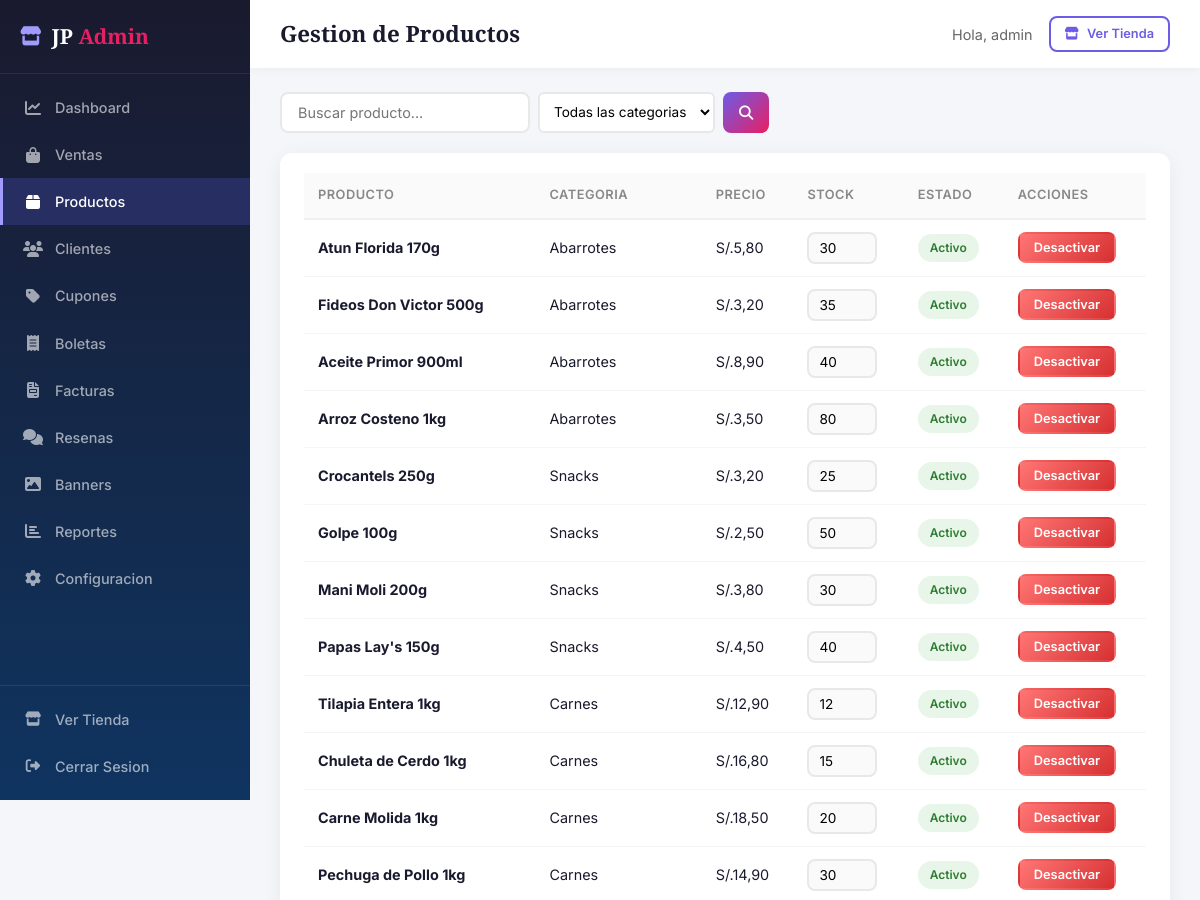
Before: /panel-admin/productos/ (signed in, upper part) with the older database file.
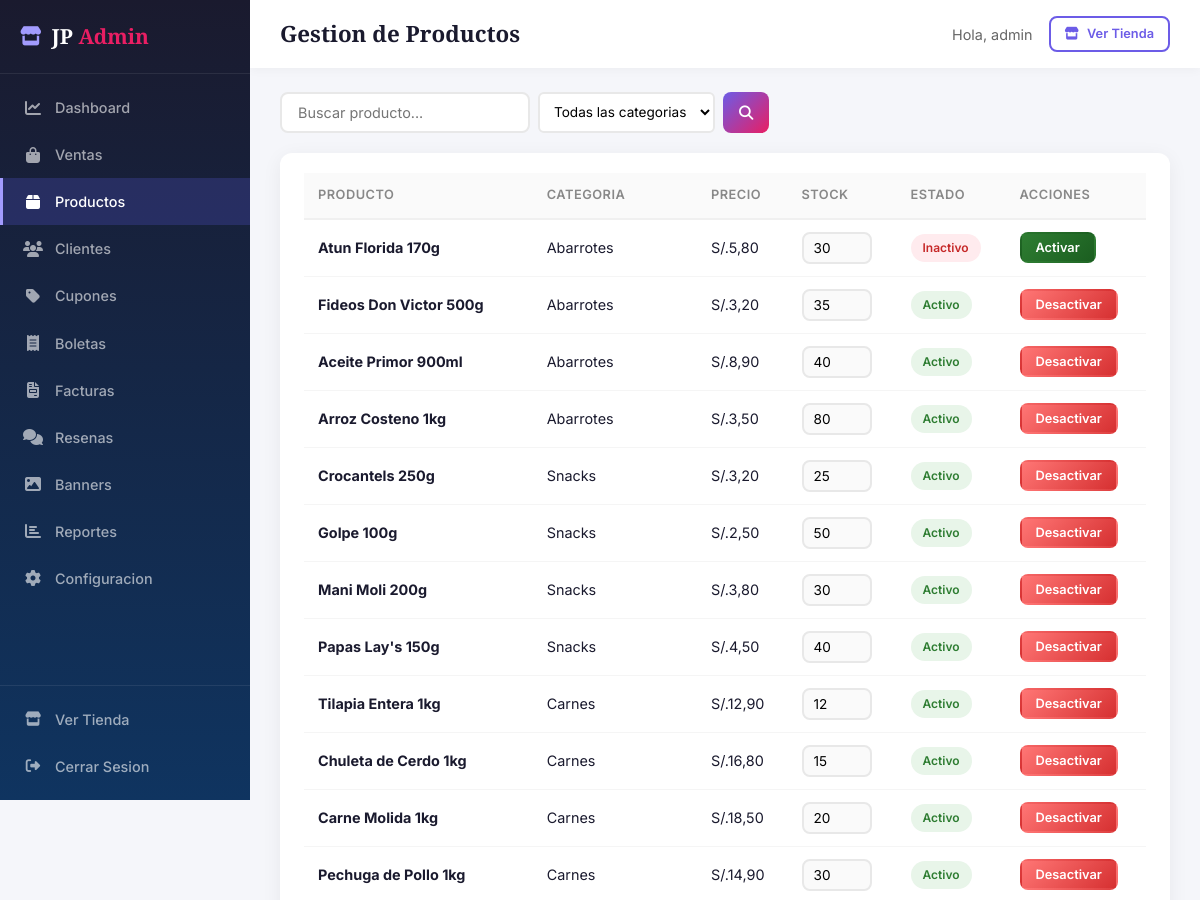
After: the same page with the newer database file.
### tienda/models.py (models this page shows, shortened)
class Product(models.Model):
    category = models.ForeignKey(Category, on_delete=models.CASCADE, related_name='products')
    name = models.CharField(max_length=200)
    description = models.TextField()
    price = models.DecimalField(max_digits=12, decimal_places=2)
    image = models.ImageField(upload_to='products/', blank=True, null=True)
    stock = models.PositiveIntegerField(default=0)
    activo = models.BooleanField(default=True)
    created = models.DateTimeField(auto_now_add=True)
    updated = models.DateTimeField(auto_now=True)
    class Meta:
        ordering = ['-created']

class Category(models.Model):
    name = models.CharField(max_length=100)
    description = models.TextField(blank=True)
    image = models.ImageField(upload_to='categories/', blank=True, null=True)
    activa = models.BooleanField(default=True)
    created = models.DateTimeField(auto_now_add=True)
    class Meta:
        verbose_name_plural = 'categories'
        ordering = ['name']

### panel_admin/views.py (the view)
    def wrapper(request, *args, **kwargs):
        if not request.user.is_authenticated:
            return redirect('cuentas:login')
        if not request.user.is_staff:
            return redirect('tienda:home')
        return view_func(request, *args, **kwargs)

### carrito/context_processors.py (called while the page is built)
def cart_count(request):
    count = 0
    if request.user.is_authenticated:
        cart, _ = Cart.objects.get_or_create(user=request.user)
        count = cart.total_items
    elif request.session.session_key:
        cart, _ = Cart.objects.get_or_create(session_key=request.session.session_key)
        count = cart.total_items
    return {'cart_count': count}

### carrito/models.py (called while the page is built)
    @property
    def total_items(self):
        return sum(item.quantity for item in self.items.all())

### panel_admin/views.py (called while the page is built)
def admin_required(view_func):
    def wrapper(request, *args, **kwargs):
        if not request.user.is_authenticated:
            return redirect('cuentas:login')
        if not request.user.is_staff:
            return redirect('tienda:home')
        return view_func(request, *args, **kwargs)
    return wrapper

### templates/panel_admin/productos.html (shortened to what this page needs)
{% extends 'panel_admin/base_admin.html' %}
{% load humanize %}
{% block page_title %}Gestion de Productos{% endblock %}
{% block content %}
<div class="toolbar">
    <form method="GET" class="search-form">
        <input type="text" name="q" placeholder="Buscar producto..." value="{{ q }}">
        <select name="cat" class="form-select-sm">
            <option value="">Todas las categorias</option>
        </select>
        <button type="submit"><i class="fas fa-search"></i></button>
    </form>
</div>
<div class="content-card">
    <div class="card-body">
        <table class="data-table">
            <thead><tr><th>Producto</th><th>Categoria</th><th>Precio</th><th>Stock</th><th>Estado</th><th>Acciones</th></tr></thead>
            <tbody>
                {% for p in products %}
                <tr>
                    <td><strong>{{ p.name }}</strong></td>
                    <td>{{ p.category.name }}</td>
                    <td>S/.{{ p.price|intcomma }}</td>
                    <td>
                        <form method="POST" style="display:inline">
                            <input type="number" name="stock" value="{{ p.stock }}" min="0" class="form-input-sm" onchange="this.form.submit()" style="width:70px">
                        </form>
                    </td>
                    <td><span class="badge badge-{% if p.activo %}success{% else %}danger{% endif %}">{% if p.activo %}Activo{% else %}Inactivo{% endif %}</span></td>
                    <td>
                        <form method="POST" style="display:inline">
                            <button type="submit" class="btn btn-sm {% if p.activo %}btn-danger{% else %}btn-success{% endif %}">
                                {% if p.activo %}Desactivar{% else %}Activar{% endif %}
                            </button>
                        </form>
                    </td>
                </tr>
                {% endfor %}
            </tbody>
        </table>
    </div>
</div>
{% endblock %}

Changed rows visible on the page:
changed Product "Atun Florida 170g": activo "Activo Desactivar" → "Inactivo Activar"
